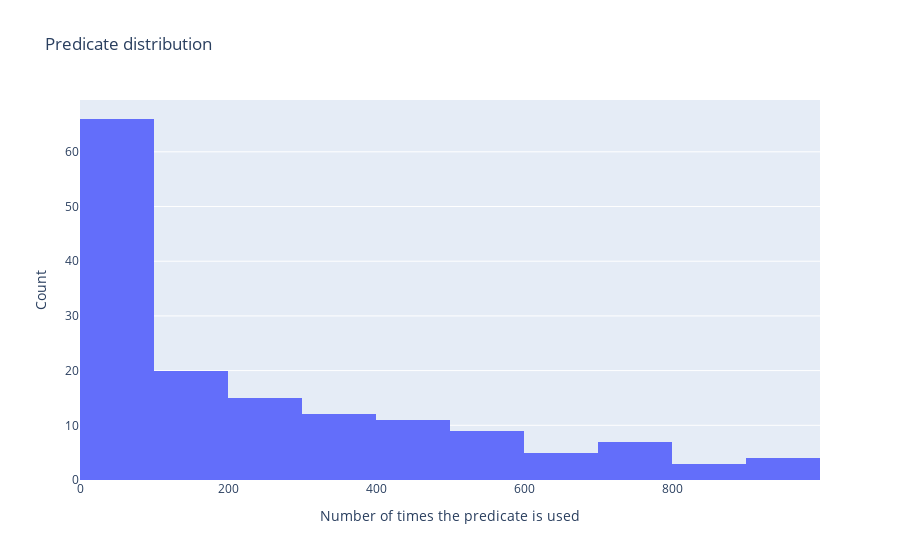

The notebook cell saved with this chart:
### Markdown cell above
### 2.7 Relation Distribution

### Code cell
pdeg = defaultdict(int)
for s,p,o in graph.triples((None, None, None)):
    pdeg[p] += 1

iplot(dict(
    data=[go.Histogram(x=[cnt for cnt in pdeg.values() if cnt < 1000])],
    layout=go.Layout(
        title='Predicate distribution',
        xaxis=dict(
            title='Number of times the predicate is used'),
        yaxis=dict(
            title='Count'),
)))

### Figure 1 — Plotly figure (JSON) as saved in the notebook; plotly's stock layout.template omitted (floating-point values rounded to 4 significant figures; data arrays with more than 128 entries replaced by an {"elided": "..."} marker saying what was removed)
{"data": [{"type": "histogram", "x": {"elided": "152 int values"}}], "layout": {"autosize": true, "title": {"text": "Predicate distribution"}, "xaxis": {"autorange": true, "range": [-0.5, 999.5], "title": {"text": "Number of times the predicate is used"}, "type": "linear"}, "yaxis": {"autorange": true, "range": [0, 69.47], "title": {"text": "Count"}}}}
